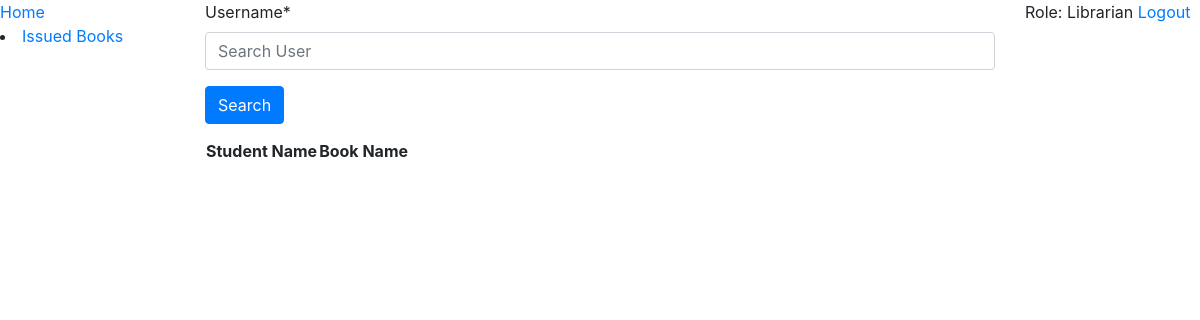
The app's page /librarian/ (signed in), older data.
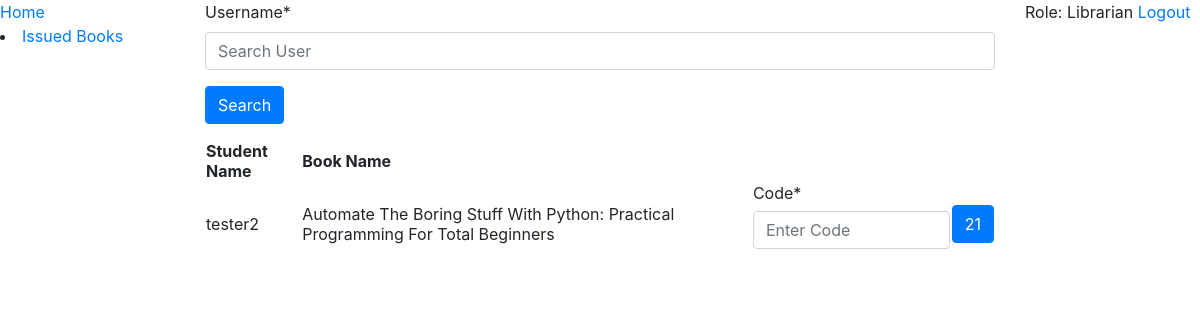
The same page, newer data.
### book_issue/models.py (models this page shows, shortened)
class TimeStampModel(models.Model):
    created = models.DateField(auto_now_add=True)
    class Meta:
        abstract = True

class BookIssueCode(TimeStampModel):
    user = models.ForeignKey(User, on_delete=models.CASCADE, related_name='user')
    book = models.ForeignKey('books.Book', on_delete=models.CASCADE, related_name='book')
    code = models.CharField(max_length=6)
    class Meta:
        permissions = (
            ("can_enter_code_to_issue_book", "can enter code to issue book"),
        )

### books/models.py (models this page shows, shortened)
class Book(models.Model):
    title = models.CharField(max_length=100)
    author_name = models.CharField(max_length=50)
    publisher_name = models.CharField(max_length=50, blank=True)
    pages = models.PositiveIntegerField(blank=True, null=True)
    pub_year = models.PositiveIntegerField()
    books_available = models.IntegerField()

### librarian/views.py (the view, shortened to what this page needs)
# urls.py: 2. Add a URL to urlpatterns:  path('', views.home, name='home')
@permission_required('book_issue.add_bookissuecode')
def home(request):
    book_issue_requests = BookIssueCode.objects.all().order_by('-created')
    search_form = SearchForm(request.GET or None)
    book_issue_code_form = BookIssueCodeForm()
    if search_form.is_valid():
        q = search_form.cleaned_data['username']
        return HttpResponseRedirect(reverse('librarian:search_result', kwargs={'q': q}))
    context = {'book_issue_requests': book_issue_requests, 'book_issue_code_form': book_issue_code_form,
               'search_form': search_form}
    return render(request, 'librarian/home.html', context)

### librarian/forms.py
class BookIssueCodeForm(forms.Form):
    code = forms.CharField(max_length=6, widget=forms.TextInput({'placeholder': 'Enter Code'}))

class SearchForm(forms.Form):
    username = forms.CharField(max_length=30, widget=forms.TextInput({'placeholder': 'Search User'}))

### librarian/templates/librarian/home.html (shortened to what this page needs)
{%extends 'librarian/base.html'%}
{%load crispy_forms_tags %}
{%block content%}
    <form method="get" action="{%url 'librarian:search' %}">
        {{search_form|crispy}}
        <input name="search" value="Search" class="btn btn-primary" type="submit">
    </form>
    <table>
        <tr>
            <th>Student Name</th>
            <th>Book Name</th>
        </tr>
        {%for book_issue_request in book_issue_requests%}
            <tr>
                <td>{{book_issue_request.user.username}}</td>
                <td>{{book_issue_request.book.title}}</td>
                <form method="post" action="{%url 'librarian:home'%}" class="form-inline">
                    <td>
                        {{book_issue_code_form|crispy}}
                    </td>
                    <td>
                        <input type="submit" name="check_code" value="{{book_issue_request.pk}}"
                               class="btn btn-primary" >
                    </td>
                </form>
            </tr>
        {%endfor%}
    </table>
{%endblock%}

Row changes from the older to the newer data that the page shows:
added BookIssueCode: user.username "tester2", book "Automate The Boring Stuff With Python: Practical Programming For Total Beginners", check_code "21"
